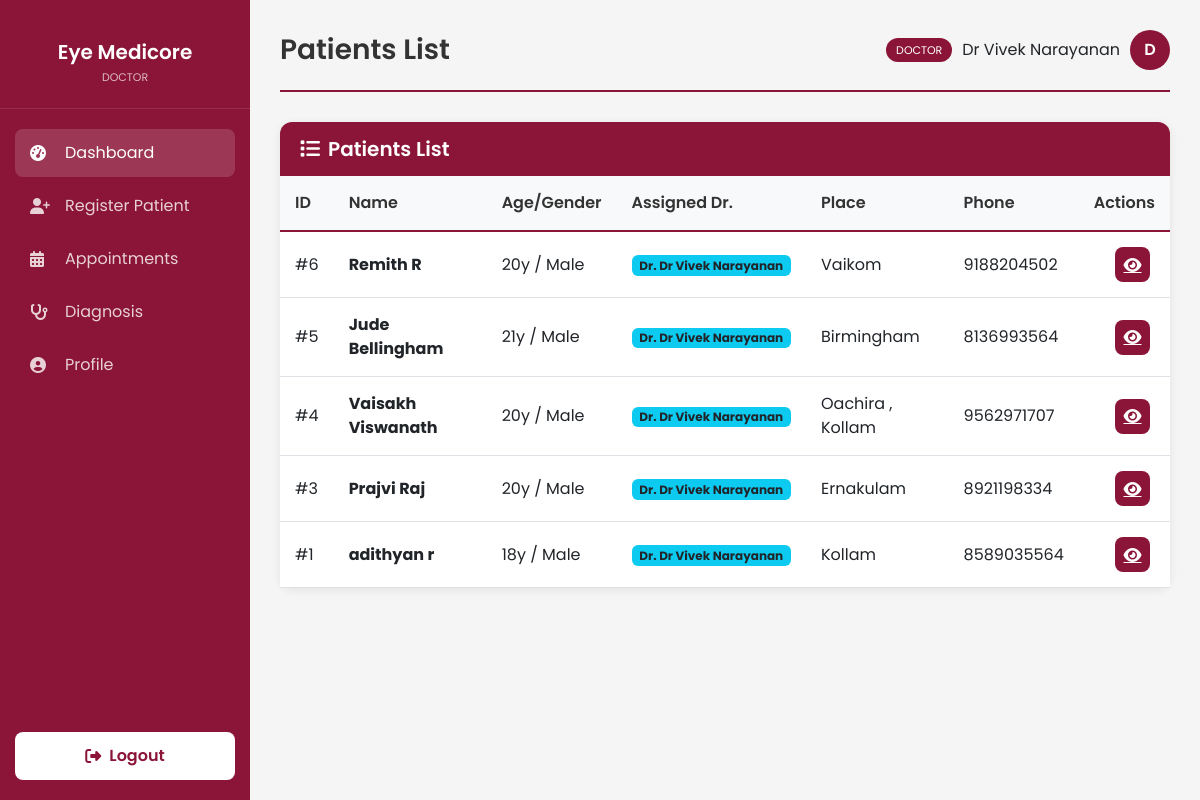
Screenshot of /patients (signed in) with the database file from the repository.
### models.py (models this page shows, shortened)
class User(UserMixin, db.Model):
    id = db.Column(db.Integer, primary_key=True)
    username = db.Column(db.String(100), unique=True, nullable=False)
    password_hash = db.Column(db.String(200), nullable=False)
    role = db.Column(db.String(20), nullable=False, default='staff') # it_expert, doctor, staff
    email = db.Column(db.String(120), unique=True)
    phone_number = db.Column(db.String(20))
    account_status = db.Column(db.String(20), default='Active')
    created_at = db.Column(db.DateTime, default=get_local_time)
    last_login = db.Column(db.DateTime)
    otp_secret = db.Column(db.String(6))
    otp_expiry = db.Column(db.DateTime)
    doctor_id = db.Column(db.Integer, db.ForeignKey('user.id'), nullable=True)
    doctor = db.relationship('User', remote_side=[id], backref='staff_members')

class Patient(db.Model):
    id = db.Column(db.Integer, primary_key=True)
    name = db.Column(db.String(100), nullable=False)
    age = db.Column(db.Integer, nullable=False)
    gender = db.Column(db.String(10), nullable=False)
    blood_group = db.Column(db.String(5), nullable=False)
    place = db.Column(db.String(100), nullable=False)
    phone = db.Column(db.String(20), nullable=False)
    created_at = db.Column(db.DateTime, default=get_local_time)
    doctor_id = db.Column(db.Integer, db.ForeignKey('user.id', name='fk_patient_doctor_id'), nullable=True)
    staff_id = db.Column(db.Integer, db.ForeignKey('user.id', name='fk_patient_staff_id'), nullable=True)
    diagnoses = db.relationship('Diagnosis', backref='patient', lazy=True)
    doctor = db.relationship('User', foreign_keys=[doctor_id], backref=db.backref('assigned_patients', lazy=True))
    staff = db.relationship('User', foreign_keys=[staff_id], backref=db.backref('registered_patients', lazy=True))

### app.py (the view)
@app.route('/patients')
@login_required
def patients_list():
    if current_user.role not in ['it_expert', 'doctor', 'staff']:
        flash('Unauthorized access', 'danger')
        return redirect(url_for('dashboard'))
    if current_user.role == 'doctor':
        patients = Patient.query.filter_by(doctor_id=current_user.id).order_by(Patient.id.desc()).all()
    elif current_user.role == 'staff':
        if not current_user.doctor_id:
            patients = []
        else:
            patients = Patient.query.filter_by(doctor_id=current_user.doctor_id).order_by(Patient.id.desc()).all()
    else:
        patients = Patient.query.order_by(Patient.id.desc()).all()
    return render_template('list_view.html',
                           items=patients,
                           list_type='patients',
                           page_title='Patients List')

### app.py (called while the page is built)
@login_manager.user_loader
def load_user(user_id):
    return User.query.get(int(user_id))

### templates/list_view.html (shortened to what this page needs)
{% extends "base_dashboard.html" %}
{% block page_title %}{{ page_title }}{% endblock %}
{% block content %}
<div class="card">
    <div class="card-header d-flex justify-content-between align-items-center">
        <h5 class="mb-0"><i class="fas fa-list me-2"></i>{{ page_title }}</h5>
    </div>
    <div class="card-body p-0">
        {% if items %}
        <div class="table-responsive">
            <table class="table">
                <thead>
                    <tr>
                        {% if list_type in ['doctors', 'staff'] %}
                        <th>ID</th>
                        <th>Username</th>
                        <th>Email</th>
                        <th>Role</th>
                        <th>Status</th>
                        <th class="text-end">Actions</th>
                        {% elif list_type == 'patients' %}
                        <th>ID</th>
                        <th>Name</th>
                        <th>Age/Gender</th>
                        <th>Assigned Dr.</th>
                        <th>Place</th>
                        <th>Phone</th>
                        <th class="text-end">Actions</th>
                        {% endif %}
                    </tr>
                </thead>
                <tbody>
                    {% for item in items %}
                    <tr>
                        {% if list_type in ['doctors', 'staff'] %}
                        <td>{{ item.id }}</td>
                        <td><strong>{{ item.username }}</strong></td>
                        <td>{{ item.email if item.email else 'N/A' }}</td>
                        <td>
                            <span
                                class="badge-role badge-{{ 'doctor' if item.role == 'doctor' else 'staff' if item.role == 'staff' else 'admin' }}">
                                {{ item.role|upper }}
                            </span>
                        </td>
                        <td>
                            <span
                                class="badge-role badge-{{ 'active' if item.account_status == 'Active' else 'inactive' }}">
                                {{ item.account_status if item.account_status else 'Active' }}
                            </span>
                        </td>
                        <td class="text-end">
                            <a href="/admin/view_user/{{ item.id }}" class="btn-action btn-view" title="View"><i
                                    class="fas fa-eye"></i></a>
                        </td>
                        {% elif list_type == 'patients' %}
                        <td>#{{ item.id }}</td>
                        <td><strong>{{ item.name }}</strong></td>
                        <td>{{ item.age }}y / {{ item.gender }}</td>
                        <td>
                            {% if item.doctor %}
                            <span class="badge bg-info text-dark">Dr. {{ item.doctor.username }}</span>
                            {% else %}
                            <span class="text-muted small">Not Assigned</span>
                            {% endif %}
                        </td>
                        <td>{{ item.place }}</td>
                        <td>{{ item.phone }}</td>
                        <td class="text-end">
                            <a href="/patient/{{ item.id }}" class="btn-action btn-view" title="View"><i
                                    class="fas fa-eye"></i></a>
                        </td>
                        {% endif %}
                    </tr>
                    {% endfor %}
                </tbody>
            </table>
        </div>
        {% else %}
        <div class="text-center py-5">
            <p class="text-muted">No records found.</p>
        </div>
        {% endif %}
    </div>
</div>
{% endblock %}

### templates/base_dashboard.html (shortened to what this page needs)
<!DOCTYPE html>
<html lang="en">
<head>
    <link href="https://cdnjs.cloudflare.com/ajax/libs/font-awesome/6.4.0/css/all.min.css" rel="stylesheet">
    <link href="https://cdn.jsdelivr.net/npm/bootstrap@5.3.0/dist/css/bootstrap.min.css" rel="stylesheet">
</head>
<body>
    <div class="sidebar">
        <div class="sidebar-brand">
            <h2>Eye Medicore</h2>
            <small>{{ current_user.role|replace('_', ' ')|title }}</small>
        </div>
        <ul class="sidebar-menu">
            <li><a href="{% if current_user.role == 'it_expert' %}/admin/dashboard{% else %}/dashboard{% endif %}"
                    class="active"><i class="fas fa-tachometer-alt"></i> Dashboard</a></li>
            {% if current_user.role in ['doctor', 'staff'] %}
            <li><a href="/register"><i class="fas fa-user-plus"></i> Register Patient</a></li>
            <li><a href="/appointments"><i class="fas fa-calendar-alt"></i> Appointments</a></li>
            {% endif %}
            {% if current_user.role == 'doctor' %}
            <li><a href="/diagnosis/patients"><i class="fas fa-stethoscope"></i> Diagnosis</a></li>
            {% endif %}
            <li><a href="/profile"><i class="fas fa-user-circle"></i> Profile</a></li>
        </ul>
        <div class="sidebar-footer">
            <a href="/logout" class="logout-btn" data-confirm="Are you sure you want to logout?">
                <i class="fas fa-sign-out-alt"></i> Logout
            </a>
        </div>
    </div>
    <div class="main-content">
        <div class="page-header">
            <h1>{% block page_title %}Dashboard{% endblock %}</h1>
            <div class="user-info">
                <span class="role-badge">{{ current_user.role|replace('_', ' ') }}</span>
                <span>{{ current_user.username }}</span>
                <div class="avatar">{{ current_user.username[0]|upper }}</div>
            </div>
        </div>
        {% block content %}{% endblock %}
    </div>
</body>
</html>

### rows the page displays
User: role "DOCTOR", username "Dr Vivek Narayanan", username "D"
Patient: id "6", name "Remith R", age "20", gender "Male", doctor.username "Dr Vivek Narayanan", place "Vaikom", phone "9188204502"
Patient: id "5", name "Jude Bellingham", age "21", gender "Male", doctor.username "Dr Vivek Narayanan", place "Birmingham", phone "8136993564"
Patient: id "4", name "Vaisakh Viswanath", age "20", gender "Male", doctor.username "Dr Vivek Narayanan", place "Oachira , Kollam", phone "9562971707"
Patient: id "3", name "Prajvi Raj", age "20", gender "Male", doctor.username "Dr Vivek Narayanan", place "Ernakulam", phone "8921198334"
Patient: id "1", name "adithyan r", age "18", gender "Male", doctor.username "Dr Vivek Narayanan", place "Kollam", phone "8589035564"

### other values shown
{{ page_title }} "Patients List"
